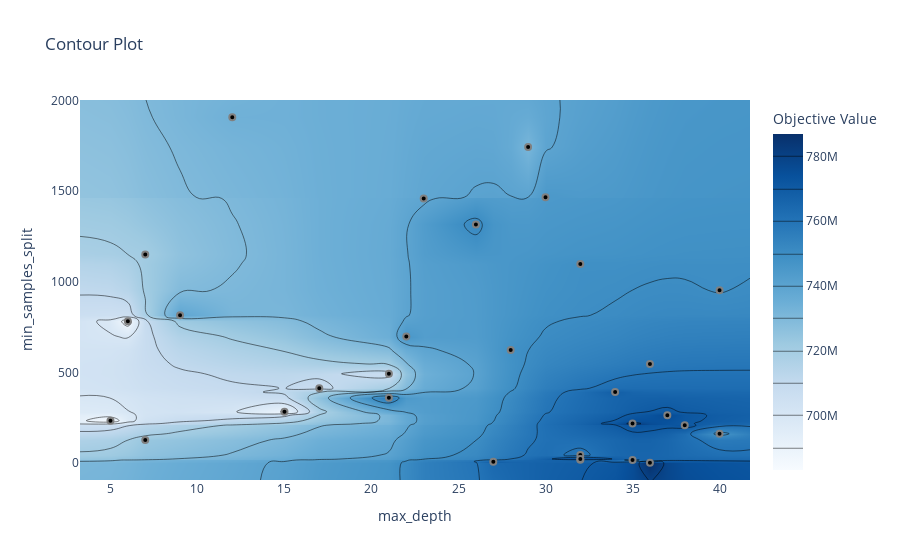

The code cell stored with this chart in its notebook:
### Code cell
plot_contour(study, params=["max_depth", "min_samples_split"])

### Figure 1 — Plotly figure (JSON) as saved in the notebook; plotly's stock layout.template omitted (floating-point values rounded to 4 significant figures; data arrays with more than 128 entries replaced by an {"elided": "..."} marker saying what was removed)
{"data": [{"colorbar": {"title": {"text": "Objective Value"}}, "colorscale": [[0, "rgb(247,251,255)"], [0.125, "rgb(222,235,247)"], [0.25, "rgb(198,219,239)"], [0.375, "rgb(158,202,225)"], [0.5, "rgb(107,174,214)"], [0.625, "rgb(66,146,198)"], [0.75, "rgb(33,113,181)"], [0.875, "rgb(8,81,156)"], [1, "rgb(8,48,107)"]], "connectgaps": true, "contours": {"coloring": "heatmap"}, "hoverinfo": "none", "line": {"smoothing": 1.3}, "reversescale": false, "type": "contour", "x": [3.25, 5, 6, 7, 9, 12, 15, 17, 21, 22, 23, 26, 27, 28, 29, 30, 32, 34, 35, 36, 37, 38, 40, 41.75], "y": [-93.3, 2, 8, 17, 18, 23, 44, 127, 162, 209, 218, 234, 264, 283, 360, 392, 413, 493, 547, 624, 698, 783, 816, 953, 1099, 1151, 1317, 1460, 1467, 1744, 1908, 2003.0], "z": {"elided": "32x24 int values"}}, {"marker": {"color": "black", "line": {"color": "Gray", "width": 2}}, "mode": "markers", "name": "Feasible Trial", "showlegend": false, "type": "scatter", "x": [23, 9, 29, 6, 22, 5, 7, 12, 7, 21, 17, 21, 28, 32, 32, 32, 27, 32, 15, 26, 40, 35, 36, 37, 38, 36, 35, 34, 40, 30], "y": [1460, 816, 1744, 783, 698, 234, 127, 1908, 1151, 360, 413, 493, 624, 44, 18, 23, 8, 1099, 283, 1317, 953, 17, 2, 264, 209, 547, 218, 392, 162, 1467]}, {"marker": {"color": "#cccccc", "line": {"color": "Gray", "width": 2}}, "mode": "markers", "name": "Infeasible Trial", "showlegend": false, "type": "scatter", "x": [], "y": []}], "layout": {"title": {"text": "Contour Plot"}, "xaxis": {"range": [3.25, 41.75], "title": {"text": "max_depth"}}, "yaxis": {"range": [-93.3, 2003.0], "title": {"text": "min_samples_split"}}}}
